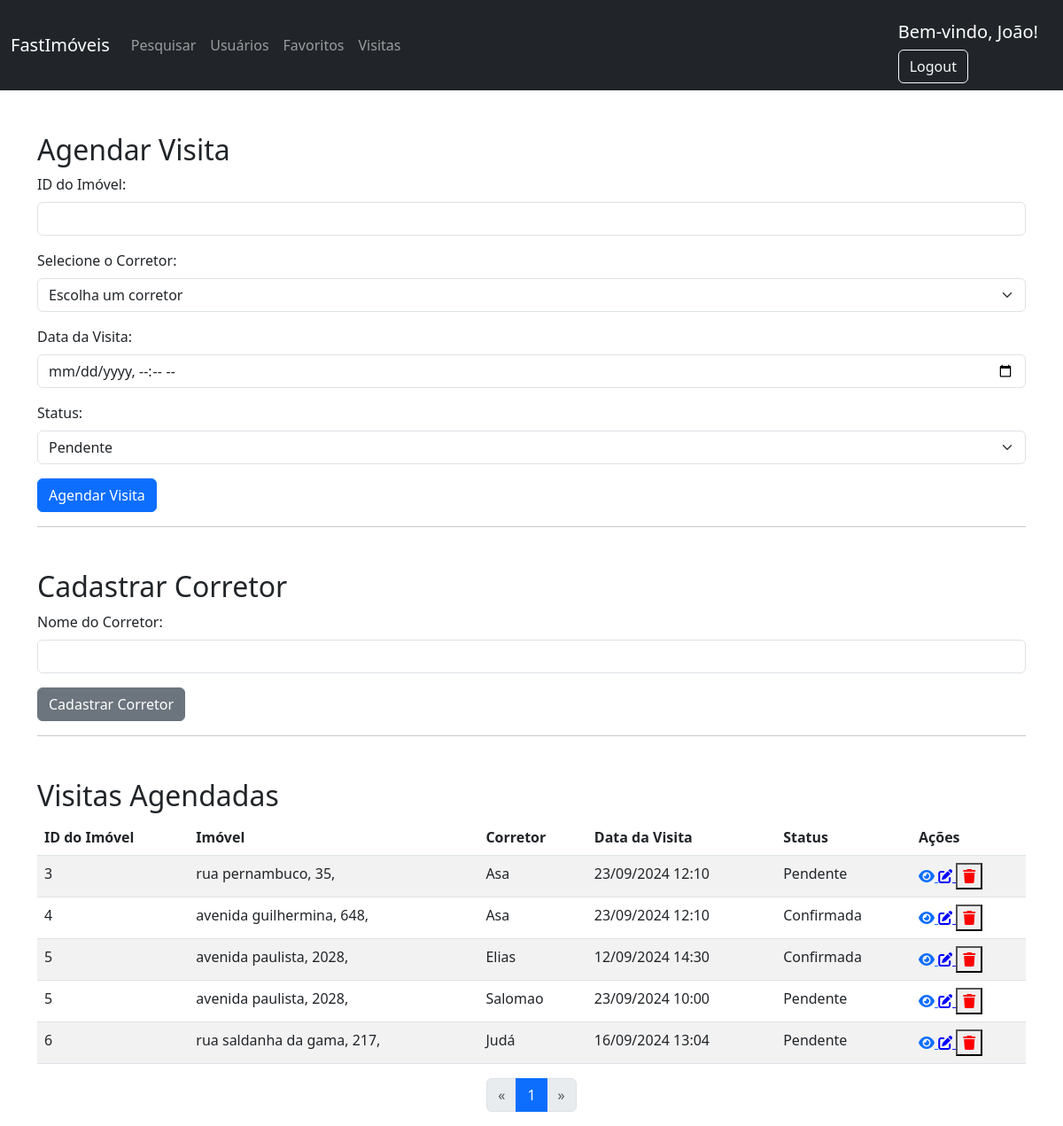
The app's page /php/agendar_visita.php (signed in) with its own data.
### tables this page shows
CREATE TABLE `visitas` (
  `id` int(11) NOT NULL,
  `id_imovel` int(11) NOT NULL,
  `id_corretor` int(11) NOT NULL,
  `data_visita` datetime NOT NULL,
  `status` enum('Pendente','Confirmada','Cancelada') DEFAULT 'Pendente'
);

CREATE TABLE `imoveis` (
  `id` int(20) NOT NULL,
  `cidade` varchar(100) NOT NULL,
  `endereco` varchar(255) NOT NULL,
  `categoria` varchar(50) DEFAULT NULL,
  `preco` decimal(10,2) NOT NULL,
  `nome_vendedor` varchar(255) NOT NULL,
  `telefone_vendedor` varchar(20) NOT NULL,
  `email_vendedor` varchar(255) NOT NULL,
  `status` varchar(30) DEFAULT NULL,
  `foto` varchar(255) NOT NULL,
  `descricao` varchar(255) DEFAULT NULL,
  `latitude` decimal(10,7) NOT NULL,
  `longitude` decimal(10,7) NOT NULL,
  `dormitorios` varchar(255) DEFAULT NULL,
  `garagens` varchar(255) DEFAULT NULL,
  `plantas` varchar(255) DEFAULT NULL
);

CREATE TABLE `corretores` (
  `id` int(11) NOT NULL,
  `nome` varchar(255) NOT NULL
);

### php/agendar_visita.php (the view, shortened to what this page needs)
<?php
$nomeUsuario = $_SESSION["nomeUsuario"];
$isAdmin = isset($_SESSION["isAdmin"]) && $_SESSION["isAdmin"] == 1;
$total_reg = 5;
$pagina = isset($_GET['pagina']) ? (int)$_GET['pagina'] : 1;
$inicio = ($pagina - 1) * $total_reg;
try {
    $conn = new PDO("mysql:host=localhost;dbname=fastimoveis;charset=utf8", "root", "");
    $conn->setAttribute(PDO::ATTR_ERRMODE, PDO::ERRMODE_EXCEPTION);
    $stmt_visitas = $conn->prepare("
        SELECT v.id AS visita_id, v.id_imovel, v.id_corretor, i.endereco AS imovel, c.nome AS corretor, v.data_visita, v.status
        FROM visitas v
        JOIN imoveis i ON v.id_imovel = i.id
        JOIN corretores c ON v.id_corretor = c.id
        ORDER BY v.id_imovel
        LIMIT :inicio, :total_reg");
    $stmt_visitas->bindParam(':inicio', $inicio, PDO::PARAM_INT);
    $stmt_visitas->bindParam(':total_reg', $total_reg, PDO::PARAM_INT);
    $stmt_visitas->execute();
    $total_records = $conn->query("SELECT COUNT(*) FROM visitas")->fetchColumn();
    $total_pages = ceil($total_records / $total_reg);
} catch (PDOException $e) {
    echo "Erro ao conectar ao banco de dados: " . $e->getMessage();
    exit();
}
?>
<!DOCTYPE html>
<html lang="pt-BR">
<head>
    <link href="https://cdn.jsdelivr.net/npm/bootstrap@5.3.0/dist/css/bootstrap.min.css" rel="stylesheet">
    <link rel="stylesheet" href="https://cdnjs.cloudflare.com/ajax/libs/font-awesome/6.4.2/css/all.min.css" />
</head>
<body>
    <nav class="navbar navbar-expand-lg navbar-dark bg-dark">
        <div class="container-fluid">
            <a class="navbar-brand mt-2 mt-lg-0" href="painel.php">FastImóveis</a>
            <div class="collapse navbar-collapse" id="navbarNav">
                <ul class="navbar-nav me-auto mb-2 mb-lg-0">
                    <li class="nav-item">
                        <a class="nav-link" href="pesquisar.php">Pesquisar</a>
                    </li>
                    <?php if ($isAdmin) { ?>
                    <li class="nav-item">
                        <a class="nav-link" href="gerenciar_usuarios.php">Usuários</a>
                    </li>
                    <?php } ?>
                    <li class="nav-item">
                        <a class="nav-link" href="favoritos.php">Favoritos</a>
                    </li>
                    <li class="nav-item">
                        <a class="nav-link" href="agendar_visita.php">Visitas</a>
                    </li>
                </ul>
                <div class="d-flex align-items-center">
                    <div class="dropdown">
                        <h5 class="mt-3 me-3 text-white">Bem-vindo, <?= $nomeUsuario ?>!</h5>
                        <a href="../arquivos/index.php" class="btn btn-outline-light">Logout</a>
                    </div>
                </div>
            </div>
        </div>
    </nav>
    <div class="container mt-5">
        <h2>Agendar Visita</h2>
        <form id="agendarVisitaForm" action="agendar_visita_handler.php" method="post">
            <div class="mb-3">
                <label for="id_imovel" class="form-label">ID do Imóvel:</label>
                <input type="number" class="form-control" name="id_imovel" id="id_imovel" min="1" required>
            </div>
            <div class="mb-3">
                <label for="id_corretor" class="form-label">Selecione o Corretor:</label>
                <select class="form-select" name="id_corretor" required>
                    <option value="" disabled selected>Escolha um corretor</option>
                </select>
            </div>
            <div class="mb-3">
                <label for="data_visita" class="form-label">Data da Visita:</label>
                <input type="datetime-local" class="form-control" name="data_visita" required>
            </div>
            <div class="mb-3">
                <label for="status" class="form-label">Status:</label>
                <select class="form-select" name="status" required>
                    <option value="Pendente">Pendente</option>
                </select>
            </div>
            <button type="submit" class="btn btn-primary" id="submitButton">Agendar Visita</button>
        </form>
        <hr>
        <?php if ($isAdmin) { ?>
        <h2 class="mt-5">Cadastrar Corretor</h2>
        <form id="cadastroCorretorForm" action="cadastrar_corretor_handler.php" method="post">
            <div class="mb-3">
                <label for="nome_corretor" class="form-label">Nome do Corretor:</label>
                <input type="text" class="form-control" name="nome_corretor" id="nome_corretor" required>
            </div>
            <button type="submit" class="btn btn-secondary">Cadastrar Corretor</button>
        </form>
        <?php } ?>
        <hr>
        <h2 class="mt-5">Visitas Agendadas</h2>
        <div class="table-responsive">
            <table class="table table-striped">
                <thead>
                    <tr>
                        <th>ID do Imóvel</th>
                        <th>Imóvel</th>
                        <th>Corretor</th>
                        <th>Data da Visita</th>
                        <th>Status</th>
                        <th>Ações</th>
                    </tr>
                </thead>
                <tbody>
                    <?php while ($row = $stmt_visitas->fetch(PDO::FETCH_ASSOC)) { ?>
                        <tr>
                            <td><?= $row['id_imovel'] ?></td>
                            <td><?= $row['imovel'] ?></td>
                            <td><?= $row['corretor'] ?></td>
                            <td><?= date('d/m/Y H:i', strtotime($row['data_visita'])) ?></td>
                            <td><?= $row['status'] ?></td>
                            <td>
                                <a href="#" class="icon-button" data-bs-toggle="modal" data-bs-target="#viewModal-<?= $row['visita_id'] ?>">
                                    <i class="fas fa-eye"></i>
                                </a>
                                <?php if ($isAdmin) { ?>
                                    <a href="#" class="icon-button edit-icon" data-bs-toggle="modal" data-bs-target="#editModal-<?= $row['visita_id'] ?>">
                                        <i class="fas fa-edit"></i>
                                    </a>
                                    <button class="icon-button delete-icon" onclick="deleteVisit(<?= $row['visita_id'] ?>)">
                                        <i class="fas fa-trash"></i>
                                    </button>
                                <?php } ?>
                            </td>
                        </tr>
                    <?php } ?>
                </tbody>
            </table>
        </div>
        <nav>
            <ul class="pagination justify-content-center">
                <li class="page-item <?= $pagina <= 1 ? 'disabled' : '' ?>">
                    <a class="page-link" href="?pagina=<?= $pagina - 1 ?>" aria-label="Previous">
                        <span aria-hidden="true">&laquo;</span>
                    </a>
                </li>
                <?php for ($i = 1; $i <= $total_pages; $i++) { ?>
                    <li class="page-item <?= $pagina == $i ? 'active' : '' ?>">
                        <a class="page-link" href="?pagina=<?= $i ?>"><?= $i ?></a>
                    </li>
                <?php } ?>
                <li class="page-item <?= $pagina >= $total_pages ? 'disabled' : '' ?>">
                    <a class="page-link" href="?pagina=<?= $pagina + 1 ?>" aria-label="Next">
                        <span aria-hidden="true">&raquo;</span>
                    </a>
                </li>
            </ul>
        </nav>
    </div>
</body>
</html>

### php/agendar_visita.php (style rules this page uses)
.edit-icon { color: blue; }
.delete-icon { color: red; }
.icon-button { cursor: pointer; transition: color 0.2s; }

### records on screen
visitas: id_imovel "3", id_imovel.endereco "rua pernambuco, 35,", id_corretor.nome "Asa", data_visita "23/09/2024 12:10", status "Pendente"
visitas: id_imovel "4", id_imovel.endereco "avenida guilhermina, 648,", id_corretor.nome "Asa", data_visita "23/09/2024 12:10", status "Confirmada"
visitas: id_imovel "5", id_imovel.endereco "avenida paulista, 2028,", id_corretor.nome "Elias", data_visita "12/09/2024 14:30", status "Confirmada"
visitas: id_imovel "5", id_imovel.endereco "avenida paulista, 2028,", id_corretor.nome "Salomao", data_visita "23/09/2024 10:00", status "Pendente"
visitas: id_imovel "6", id_imovel.endereco "rua saldanha da gama, 217,", id_corretor.nome "Judá", data_visita "16/09/2024 13:04", status "Pendente"

### other values on screen
$nomeUsuario "João"
